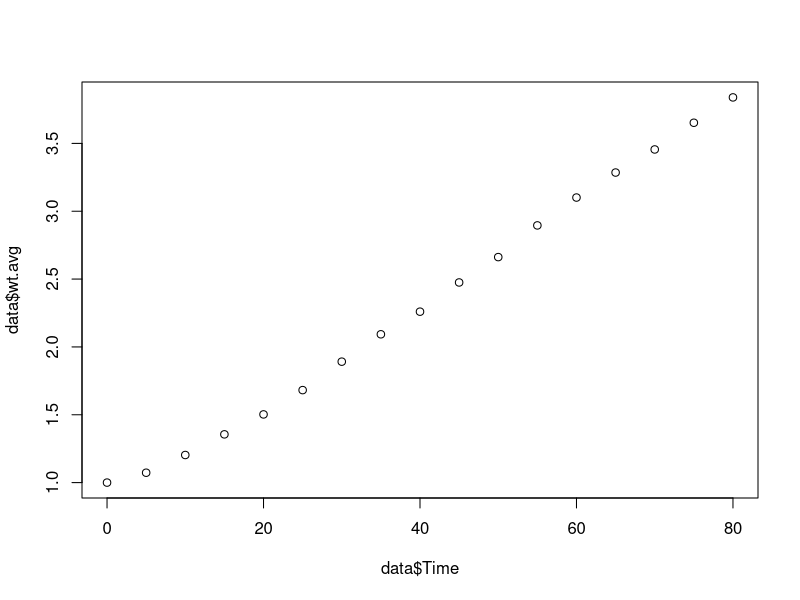
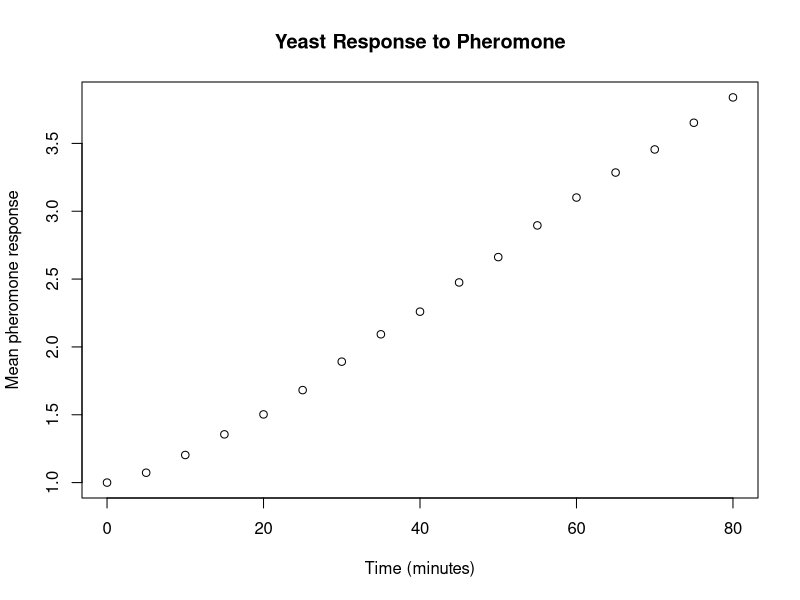

R code for these plots, in order:
## ---- chunk 1
knitr::opts_chunk$set(echo = TRUE, collapse = TRUE)
## ---- chunk 2
setwd("~/Documents/rclass")
getwd()
## ---- chunk 3
data <- read.csv("yeastmutants.csv", header = TRUE)
## ---- chunk 4
class(data)
data
str(data)
## ---- chunk 5
plot(x = data$Time, y = data$wt.avg)
## ---- chunk 6
plot(x = data$Time, y = data$wt.avg, main = "Yeast Response to Pheromone", 
     xlab = "Time (minutes)", ylab = "Mean pheromone response")
